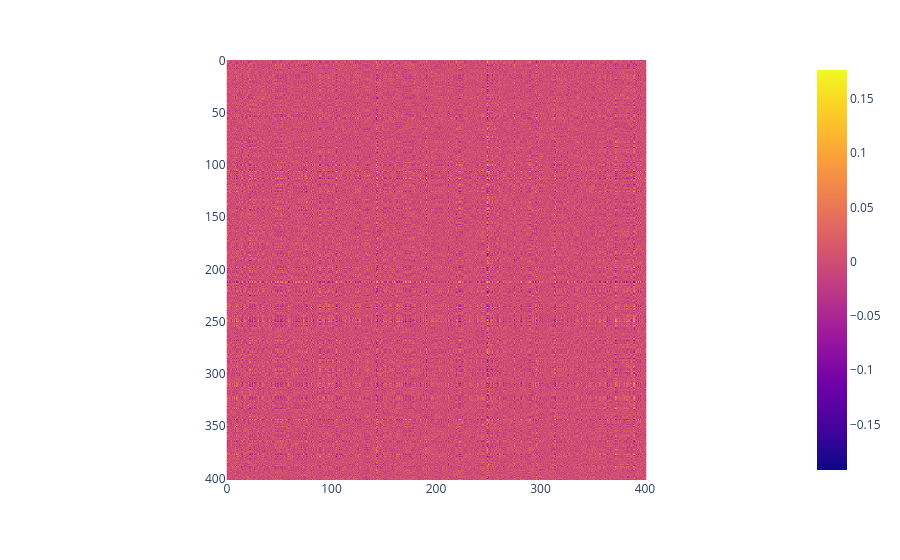

Notebook code cell kept with this figure:
### Code cell
weight1 = model.blocks[4].sa.heads[0].query.weight.detach().numpy().squeeze()
weight2 = model.blocks[4].sa.heads[0].key.weight.detach().numpy().squeeze()

normed1 = weight1/np.linalg.norm(weight1, axis=1, keepdims=True)
normed2 = weight2/np.linalg.norm(weight2, axis=1, keepdims=True)

cov = (weight1.transpose(-1,0) @ weight2)
px.imshow(cov)

### Figure 1 — Plotly figure (JSON) as saved in the notebook; plotly's stock layout.template omitted (floating-point values rounded to 4 significant figures; data arrays with more than 128 entries replaced by an {"elided": "..."} marker saying what was removed)
{"data": [{"coloraxis": "coloraxis", "hovertemplate": "x: %{x}<br>y: %{y}<br>color: %{z}<extra></extra>", "name": "0", "type": "heatmap", "xaxis": "x", "yaxis": "y", "z": {"elided": "402x402 float values"}}], "layout": {"coloraxis": {"colorscale": [[0, "#0d0887"], [0.1111, "#46039f"], [0.2222, "#7201a8"], [0.3333, "#9c179e"], [0.4444, "#bd3786"], [0.5556, "#d8576b"], [0.6667, "#ed7953"], [0.7778, "#fb9f3a"], [0.8889, "#fdca26"], [1, "#f0f921"]]}, "margin": {"t": 60}, "xaxis": {"anchor": "y", "constrain": "domain", "domain": [0, 1], "scaleanchor": "y"}, "yaxis": {"anchor": "x", "autorange": "reversed", "constrain": "domain", "domain": [0, 1]}}}
